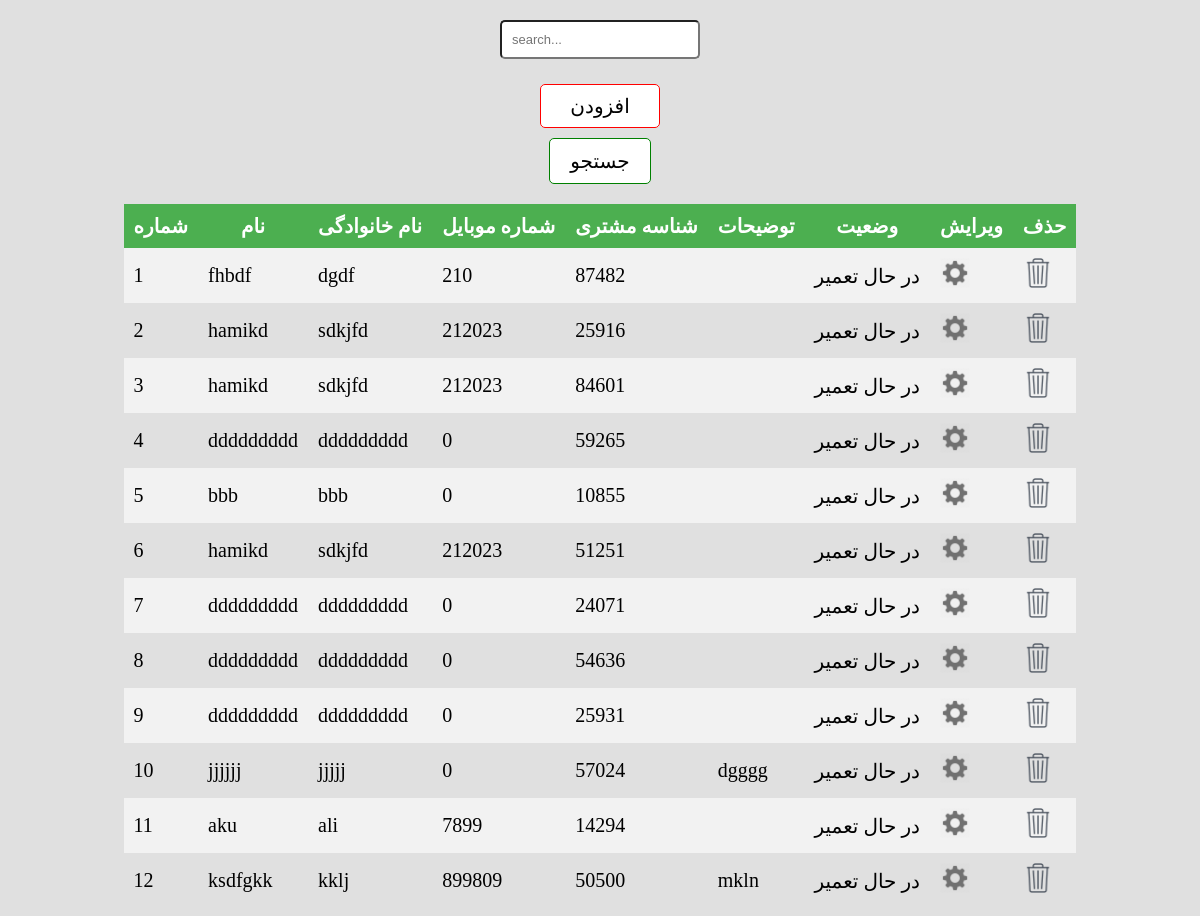
The app's page /, older data.
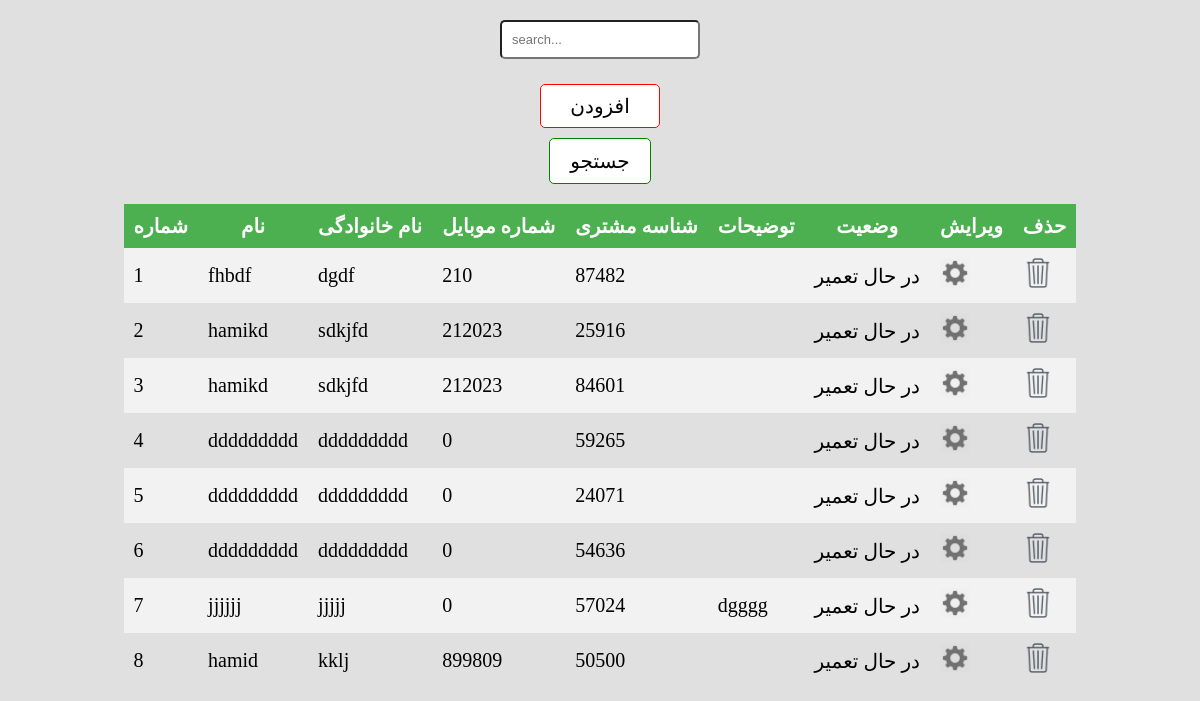
The same page, newer data.
### mana/models.py (models this page shows, shortened)
class Customers(models.Model):
	Choices = (
		(1,('درحال تعمیر')),
		(2,('تعمیر شده')),
		(3,('عدم امکان تعمیر'))
	)
	customer_name = models.CharField( max_length = 200 )
	customer_lastname = models.CharField( max_length = 200 )
	service_type = models.IntegerField( choices=Choices , default=1)
	service_date = models.DateTimeField(default=timezone.now())
	customer_id = models.IntegerField()
	phone_number = models.IntegerField()
	description = models.CharField ( max_length = 400 )

### mana/views.py (the view)
# urls.py: path('',views.index,name='index'),
def index(request):
    customers = Customers
    all = customers. objects.order_by('-service_date')[:15]
    context={
    'list' : customers,
    'all' : all
    }
    return render(request,'customers/index.html',context=context)

### mana/templates/customers/index.html (shortened to what this page needs)
<!DOCTYPE html>
<html>
<head>
	{% load static %}
	<link rel="stylesheet" type="text/css" href="{%  static 'mana/index_page_style.css'  %}">
</head>
<body>
	<form action="{% url 'mana:detail' %}" method="post">
	<input type="text" name="search" placeholder="search..." autofocus autocomplete="off"><br><br>
	<a class='a' href="{% url 'mana:add' %}">افزودن</a><br>
	<input type="submit" name="submit" value="جستجو">
	</form>
	<table>
		<tr>
			<th>شماره</th>
			<th>نام</th>
			<th>نام خانوادگی</th>
			<th>شماره موبایل</th>
			<th>شناسه مشتری</th>
			<th>توضیحات</th>
			<th>وضعیت</th>
			<th>ویرایش</th>
			<th>حذف</th>
		</tr>
		{% for i in all %}
		<tr>
			<td>{{ forloop.counter }}</td>
			<td>{{ i.customer_name }}</td>
			<td>{{ i.customer_lastname }}</td>
			<td>{{ i.phone_number }}</td>
			<td>{{ i.customer_id }}</td>
			<td>{{ i.description }}</td>
			<td>{% if i.service_type == 1 %}در  حال تعمیر{% elif i.service_type == 2 %}تعمیر شده{% else %}عدم امکانتعمیر{%endif%}</td>
			<td><a href="{% url 'mana:updatee' i.id  %}"><img src="{% static 'mana/icons/gear.png' %}"></a></td>
			<td><a href="{% url 'mana:delete' i.id %}"><img src="{% static 'mana/icons/trash.png' %}"></a></td>
		</tr>
		{% endfor %}
	</table>
</body>
</html>

### mana/static/mana/index_page_style.css (style rules this page uses)
form { text-align: center; }
input[type=text] { width : 200px; box-sizing: border-box; margin: 12px 20px; padding: 10px; border-radius: 5px; transition: width 0.4s ease-in-out; font-size: 13px }
input[type=submit] { padding: 10px 20px; background: white; color: black; border-radius: 5px; border: 1px solid green; transition: .4s ease-in-out; margin: 20px; cursor: pointer; }
.a { background: white; text-decoration: none; padding: 10px 29px; border-radius: 5px; border:1px solid red; color:black; transition: .4s ease-in-out; }
body { background-color: rgba(224,224,224 ,1) }
* { font-size: 20px }
table,tr,td,th { border-collapse: collapse; padding: 10px; font-size: 20px; text-align: left; margin: auto; }
tr:nth-child(even) { background-color: #f2f2f2; }
th { background: #4CAF50; color :white; text-align: center; }
img { width :30px; }

Row changes from the older to the newer data that the page shows:
removed Customers: customer_name "bbb", customer_lastname "bbb", phone_number "0", customer_id "10855", service_type "در حال تعمیر"
removed Customers: customer_name "hamikd", customer_lastname "sdkjfd", phone_number "212023", customer_id "51251", service_type "در حال تعمیر"
removed Customers: customer_name "ddddddddd", customer_lastname "ddddddddd", phone_number "0", customer_id "25931", service_type "در حال تعمیر"
removed Customers: customer_name "aku", customer_lastname "ali", phone_number "7899", customer_id "14294", service_type "در حال تعمیر"
changed Customers "kklj": customer_name "ksdfgkk" → "hamid"; description "mkln" → (not shown)
